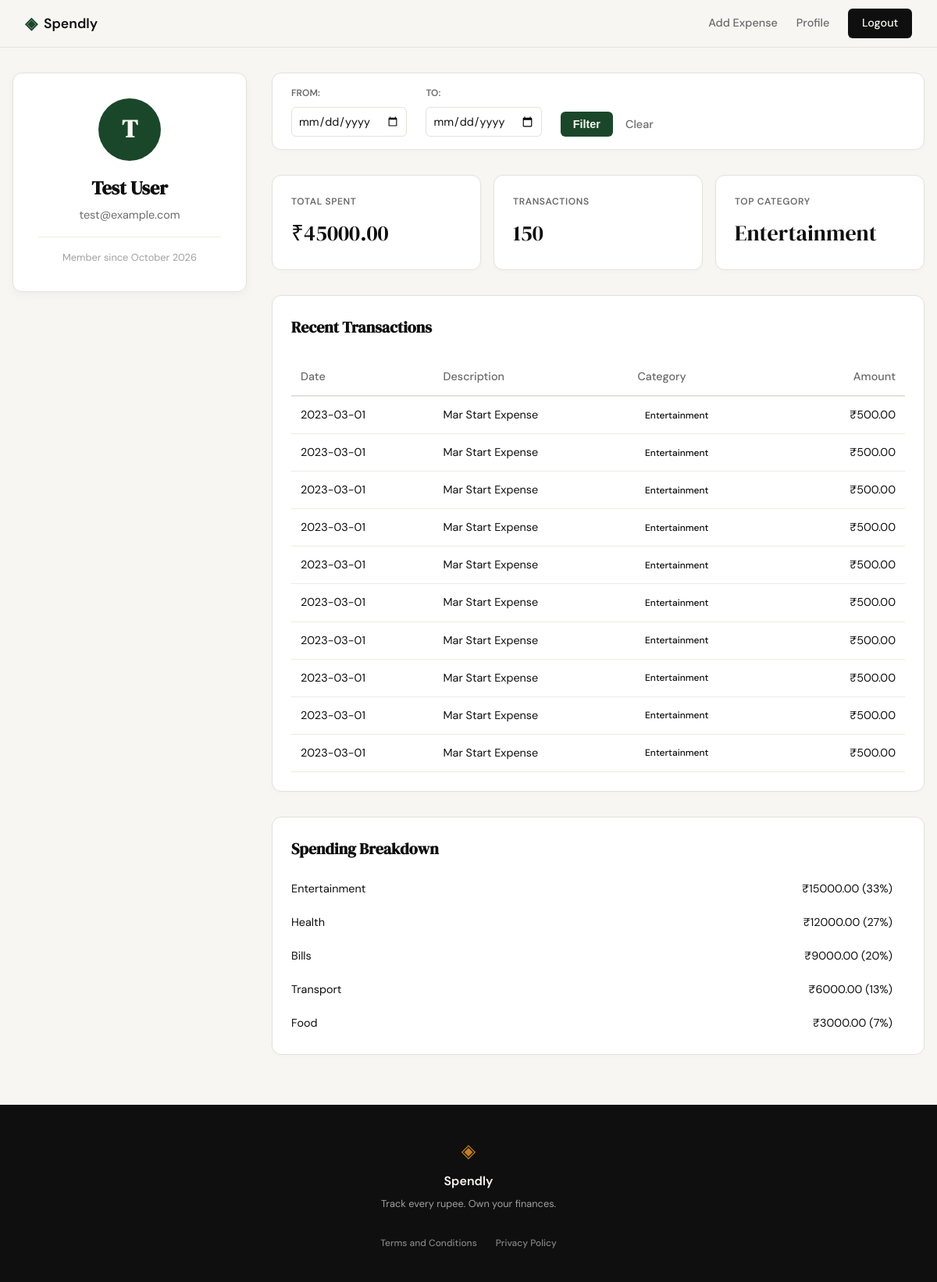
/profile (signed in), run on the app's committed database.
### tables this page shows
CREATE TABLE users (
                id INTEGER PRIMARY KEY AUTOINCREMENT,
                name TEXT NOT NULL,
                email TEXT UNIQUE NOT NULL,
                password_hash TEXT NOT NULL,
                created_at TEXT DEFAULT (datetime('now'))
            );

CREATE TABLE expenses (
                id INTEGER PRIMARY KEY AUTOINCREMENT,
                user_id INTEGER NOT NULL,
                amount REAL NOT NULL,
                category TEXT NOT NULL,
                date TEXT NOT NULL,
                description TEXT,
                created_at TEXT DEFAULT (datetime('now')),
                FOREIGN KEY (user_id) REFERENCES users (id)
            );

### app.py (the view)
@app.route("/profile")
def profile():
    user_id = session.get("user_id")
    if not user_id:
        flash("Please log in to view your profile.")
        return redirect(url_for("login"))
    user = get_user_by_id(user_id)
    if not user:
        flash("User not found.")
        return redirect(url_for("login"))
    start_date = request.args.get("start_date")
    end_date = request.args.get("end_date")
    stats = get_summary_stats(user_id, start_date=start_date, end_date=end_date)
    transactions = get_recent_transactions(user_id, start_date=start_date, end_date=end_date)
    categories = get_category_breakdown(user_id, start_date=start_date, end_date=end_date)
    return render_template(
        "profile.html",
        user=user,
        stats=stats,
        transactions=transactions,
        categories=categories,
        start_date=start_date,
        end_date=end_date
    )

### database/db.py (called while the page is built)
def get_db():
    if hasattr(get_db, "_test_conn") and get_db._test_conn:
        return get_db._test_conn
    conn = sqlite3.connect(DATABASE_PATH)
    conn.execute("PRAGMA foreign_keys = ON")
    conn.row_factory = sqlite3.Row
    return conn

### database/queries.py (called while the page is built)
def get_user_by_id(user_id):
    with get_db() as conn:
        user = conn.execute(
            "SELECT name, email, created_at FROM users WHERE id = ?",
            (user_id,)
        ).fetchone()
        if not user:
            return None
        dt = datetime.strptime(user["created_at"], "%Y-%m-%d %H:%M:%S")
        member_since = dt.strftime("%B %Y")
        return {
            "name": user["name"],
            "email": user["email"],
            "member_since": member_since
        }

def get_recent_transactions(user_id, limit=10, start_date=None, end_date=None):
    with get_db() as conn:
        query_params = [user_id]
        conditions = ["user_id = ?"]
        if start_date:
            conditions.append("date >= ?")
            query_params.append(start_date)
        if end_date:
            conditions.append("date <= ?")
            query_params.append(end_date)
        where_clause = "WHERE " + " AND ".join(conditions)
        rows = conn.execute(
            f"""
            SELECT date, description, category, amount
            FROM expenses
            {where_clause}
            ORDER BY date DESC, created_at DESC
            LIMIT ?
            """,
            query_params + [limit]
        ).fetchall()
        return [dict(row) for row in rows]

### templates/profile.html (shortened to what this page needs)
{% extends "base.html" %}
{% block head %}
<link rel="stylesheet" href="{{ url_for('static', filename='css/profile.css') }}">
{% endblock %}
{% block content %}
<div class="profile-container">
    <aside class="profile-sidebar">
        <div class="user-card">
            <div class="user-avatar">
                {{ user['name'][0] | upper }}
            </div>
            <h1 class="user-name">{{ user['name'] }}</h1>
            <p class="user-email">{{ user['email'] }}</p>
            <div class="user-meta">
                Member since {{ user['member_since'] }}
            </div>
        </div>
    </aside>
    <section class="profile-main">
        <div class="filter-card">
            <form method="GET" action="{{ url_for('profile') }}" class="filter-form">
                <div class="filter-group">
                    <label for="start_date">From:</label>
                    <input type="date" id="start_date" name="start_date" value="{{ start_date or '' }}">
                </div>
                <div class="filter-group">
                    <label for="end_date">To:</label>
                    <input type="date" id="end_date" name="end_date" value="{{ end_date or '' }}">
                </div>
                <div class="filter-actions">
                    <button type="submit" class="btn-filter">Filter</button>
                    <a href="{{ url_for('profile') }}" class="btn-clear">Clear</a>
                </div>
            </form>
        </div>
        <div class="stats-grid">
            <div class="stat-card">
                <span class="stat-label">Total Spent</span>
                <span class="stat-value">₹{{ "%.2f"|format(stats['total_spent']) }}</span>
            </div>
            <div class="stat-card">
                <span class="stat-label">Transactions</span>
                <span class="stat-value">{{ stats['transaction_count'] }}</span>
            </div>
            <div class="stat-card">
                <span class="stat-label">Top Category</span>
                <span class="stat-value">{{ stats['top_category'] }}</span>
            </div>
        </div>
        <div class="data-card">
            <h2 class="card-title">Recent Transactions</h2>
            <table class="tx-table">
                <thead>
                    <tr>
                        <th>Date</th>
                        <th>Description</th>
                        <th>Category</th>
                        <th style="text-align: right;">Amount</th>
                    </tr>
                </thead>
                <tbody>
                    {% for tx in transactions %}
                    <tr>
                        <td>{{ tx['date'] }}</td>
                        <td>{{ tx['description'] }}</td>
                        <td><span class="category-badge"> {{ tx['category'] }} </span></td>
                        <td style="text-align: right;">₹{{ "%.2f"|format(tx['amount']) }}</td>
                    </tr>
                    {% endfor %}
                </tbody>
            </table>
        </div>
        <div class="data-card">
            <h2 class="card-title">Spending Breakdown</h2>
            <div class="category-list">
                {% for cat in categories %}
                <div class="category-item">
                    <div class="category-info">
                        <span>{{ cat['name'] }}</span>
                        <span>₹{{ "%.2f"|format(cat['amount']) }} ({{ cat['pct'] }}%)</span>
                    </div>
                </div>
                {% endfor %}
            </div>
        </div>
    </section>
</div>
{% endblock %}

### static/css/style.css (style rules this page uses)
:root { --ink: #0f0f0f; --ink-soft: #2d2d2d; --ink-muted: #6b6b6b; --ink-faint: #a0a0a0; --paper: #f7f6f3; --paper-warm: #f0ede6; --paper-card: #ffffff; --accent: #1a472a; --accent-light: #e8f0eb; --accent-2: #c17f24; --accent-2-light: #fdf3e3; --danger: #c0392b; --danger-light: #fdecea; --border: #e4e1da; --border-soft: #eeebe4; --font-display: 'DM Serif Display', Georgia, serif; --font-body: 'DM Sans', system-ui, sans-serif; --max-width: 1200px; --auth-width: 440px; --radius-sm: 6px; --radius-md: 12px; --radius-lg: 20px; }
*, *::before, *::after { box-sizing: border-box; margin: 0; padding: 0; }
html { font-size: 16px; scroll-behavior: smooth; }
body { background: var(--paper); color: var(--ink); font-family: var(--font-body); font-size: 1rem; line-height: 1.6; -webkit-font-smoothing: antialiased; }
a { color: inherit; text-decoration: none; }

### static/css/profile.css (style rules this page uses)
.profile-container { max-width: var(--max-width); margin: 0 auto; padding: 2rem 1rem; display: grid; grid-template-columns: 300px 1fr; gap: 2rem; }
.user-card { background: var(--paper-card); border: 1px solid var(--border); border-radius: var(--radius-md); padding: 2rem; text-align: center; height: fit-content; box-shadow: 0 4px 12px rgba(0,0,0,0.04); }
.filter-card { background: var(--paper-card); border: 1px solid var(--border); border-radius: var(--radius-md); padding: 1rem 1.5rem; margin-bottom: 2rem; box-shadow: 0 2px 6px rgba(0,0,0,0.02); }
.filter-form { display: flex; flex-wrap: wrap; align-items: flex-end; gap: 1.5rem; }
.filter-group { display: flex; flex-direction: column; gap: 0.5rem; }
.filter-group label { font-size: 0.75rem; font-weight: 600; color: var(--ink-muted); text-transform: uppercase; }
.filter-group input { padding: 0.5rem; border: 1px solid var(--border); border-radius: var(--radius-sm); font-family: inherit; font-size: 0.9rem; color: var(--ink); }
.filter-actions { display: flex; align-items: center; gap: 1rem; }
.btn-filter { background: var(--accent); color: var(--paper); border: none; padding: 0.5rem 1rem; border-radius: var(--radius-sm); font-weight: 600; cursor: pointer; font-size: 0.9rem; transition: opacity 0.2s; }
.btn-clear { color: var(--ink-muted); text-decoration: none; font-size: 0.9rem; font-weight: 500; transition: color 0.2s; }
.user-avatar { width: 80px; height: 80px; background: var(--accent); color: var(--paper); border-radius: 50%; display: flex; align-items: center; justify-content: center; font-size: 2rem; font-weight: 600; margin: 0 auto 1rem; font-family: var(--font-display); }
.user-name { font-family: var(--font-display); font-size: 1.5rem; color: var(--ink); margin-bottom: 0.25rem; }
.user-email { font-size: 0.9rem; color: var(--ink-muted); margin-bottom: 1rem; }
.user-meta { font-size: 0.8rem; color: var(--ink-faint); border-top: 1px solid var(--border-soft); padding-top: 1rem; margin-top: 1rem; }
.stats-grid { display: grid; grid-template-columns: repeat(3, 1fr); gap: 1rem; margin-bottom: 2rem; }
.stat-card { background: var(--paper-card); border: 1px solid var(--border); border-radius: var(--radius-md); padding: 1.5rem; text-align: left; box-shadow: 0 2px 6px rgba(0,0,0,0.02); }
.stat-label { font-size: 0.75rem; font-weight: 600; text-transform: uppercase; color: var(--ink-muted); letter-spacing: 0.05em; margin-bottom: 0.5rem; display: block; }
.stat-value { font-family: var(--font-display); font-size: 1.75rem; color: var(--ink); font-variant-numeric: tabular-nums; }
.data-card { background: var(--paper-card); border: 1px solid var(--border); border-radius: var(--radius-md); padding: 1.5rem; margin-bottom: 2rem; box-shadow: 0 2px 6px rgba(0,0,0,0.02); }
.card-title { font-family: var(--font-display); font-size: 1.25rem; margin-bottom: 1.5rem; color: var(--ink); }
.tx-table { width: 100%; border-collapse: collapse; font-size: 0.9rem; }
.tx-table th { text-align: left; padding: 0.75rem; border-bottom: 2px solid var(--border); color: var(--ink-muted); font-weight: 500; }
.tx-table td { padding: 0.75rem; border-bottom: 1px solid var(--border-soft); }
.category-badge { padding: 0.2rem 0.6rem; border-radius: 999px; font-size: 0.75rem; font-weight: 500; }
.category-list { display: flex; flex-direction: column; gap: 1rem; }
.category-item { display: flex; align-items: center; gap: 1rem; }
.category-info { flex: 1; display: flex; justify-content: space-between; font-size: 0.9rem; margin-bottom: 0.25rem; }

### data on the page
users: name "T", name "Test User", email "test@example.com"
expenses: date "2023-03-01", description "Mar Start Expense", category "Entertainment", amount "500.00"
expenses: date "2023-03-01", description "Mar Start Expense", category "Entertainment", amount "500.00"
expenses: date "2023-03-01", description "Mar Start Expense", category "Entertainment", amount "500.00"
expenses: date "2023-03-01", description "Mar Start Expense", category "Entertainment", amount "500.00"
expenses: date "2023-03-01", description "Mar Start Expense", category "Entertainment", amount "500.00"
expenses: date "2023-03-01", description "Mar Start Expense", category "Entertainment", amount "500.00"
expenses: date "2023-03-01", description "Mar Start Expense", category "Entertainment", amount "500.00"
expenses: date "2023-03-01", description "Mar Start Expense", category "Entertainment", amount "500.00"
expenses: date "2023-03-01", description "Mar Start Expense", category "Entertainment", amount "500.00"
expenses: date "2023-03-01", description "Mar Start Expense", category "Entertainment", amount "500.00"

### other printed values
{{ user['member_since'] }} "October 2026"
{{ "%.2f"|format(stats['total_spent']) }} "45000.00"
{{ stats['transaction_count'] }} "150"
{{ stats['top_category'] }} "Entertainment"
{{ cat['name'] }} "Entertainment" "Health" "Bills" "Transport" "Food"
{{ "%.2f"|format(cat['amount']) }} "15000.00" "12000.00" "9000.00" "6000.00" "3000.00"
{{ cat['pct'] }} "33" "27" "20" "13" "7"
